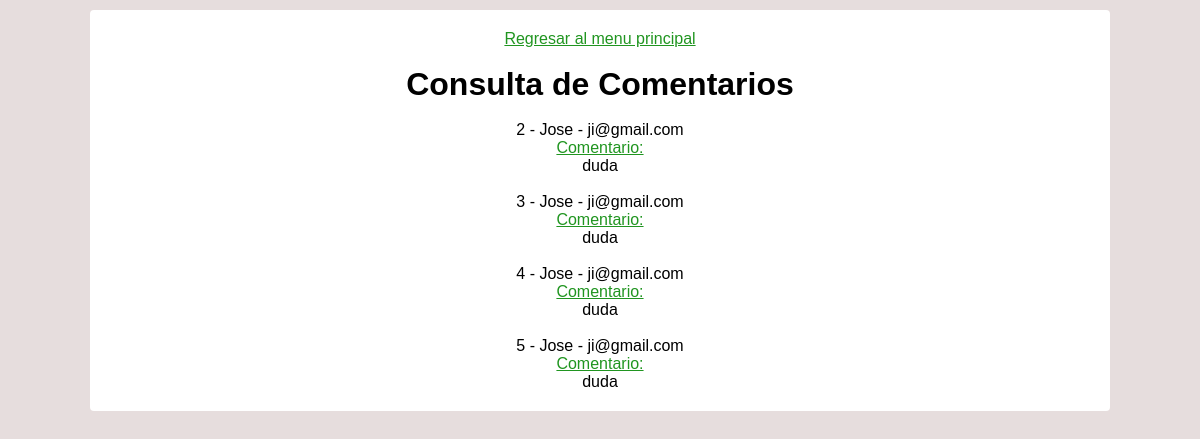
Page /smart_info/admin/contacto.php on the committed database.
### tables this page shows
CREATE TABLE `contacto` (
  `id` tinyint(4) NOT NULL,
  `nombre` varchar(50) NOT NULL,
  `email` varchar(30) NOT NULL,
  `motivo` varchar(30) NOT NULL,
  `comentario` varchar(250) NOT NULL,
  `creado` datetime NOT NULL
);

### smart_info/admin/contacto.php (the view)
<?php
include ('conexion.php');
include ('header.php');
?>
<body>
    <div class="contenedor">
        <div class="contenido">
            <a href="index.php">Regresar al menu principal</a>
	       <br/>
            <h1>Consulta de Comentarios</h1>
    <?php
$registros = mysqli_query( $conexion, "SELECT * FROM contacto" );
    while( list( $id, $nombre, $email, $motivo) = mysqli_fetch_array( $registros ) ) {
    echo "<p></br> $id - $nombre - $email <br/> <a>Comentario: </a> <p>$motivo</p> </p>";
}
?>
    </div>
    </body>
</html>

### smart_info/admin/style.css (style rules this page uses)
* { margin:0; padding: 0; }
html,body { background: rgb(230, 221, 221); color:black; font-family: sans-serif; height: 90%; }
.contenedor { width: 85%; max-width: 3000px; margin:10px auto; display: grid; grid-gap: 20px; grid-template-columns: repeat(1,1fr); grid-template-rows: repeat(4,auto); }
.contenedor .contenido { background-color: white; padding: 20px; border-radius: 4px; text-align: center; display: flex; align-items: center; flex-direction: column; }
.contenedor .contenido { grid-column:span 3; }
a { text-decoration: underline; color: #209520; }

### rows in the picture
contacto: id "2", nombre "Jose", email "ji@gmail.com", motivo "duda"
contacto: id "3", nombre "Jose", email "ji@gmail.com", motivo "duda"
contacto: id "4", nombre "Jose", email "ji@gmail.com", motivo "duda"
contacto: id "5", nombre "Jose", email "ji@gmail.com", motivo "duda"
